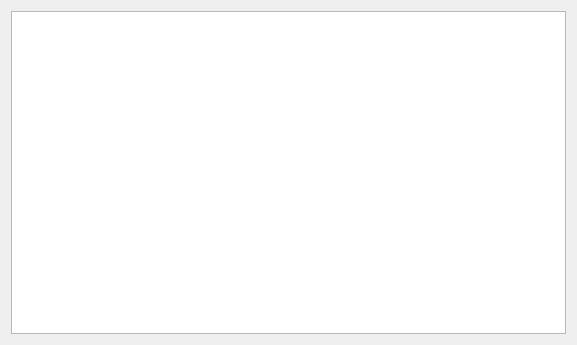
<?xml version="1.0" encoding="UTF-8"?>
<ui version="4.0">
 <class>DialogUnitCellSolutions</class>
 <widget class="QDialog" name="DialogUnitCellSolutions">
  <property name="geometry">
   <rect>
    <x>0</x>
    <y>0</y>
    <width>577</width>
    <height>345</height>
   </rect>
  </property>
  <property name="sizePolicy">
   <sizepolicy hsizetype="Expanding" vsizetype="Expanding">
    <horstretch>0</horstretch>
    <verstretch>0</verstretch>
   </sizepolicy>
  </property>
  <property name="minimumSize">
   <size>
    <width>100</width>
    <height>100</height>
   </size>
  </property>
  <property name="maximumSize">
   <size>
    <width>1000000</width>
    <height>1000000</height>
   </size>
  </property>
  <property name="windowTitle">
   <string>Unit-cells</string>
  </property>
  <property name="windowOpacity">
   <double>0.900000000000000</double>
  </property>
  <layout class="QGridLayout" name="gridLayout">
   <item row="0" column="0">
    <widget class="QTableView" name="tableView">
     <property name="sizePolicy">
      <sizepolicy hsizetype="Expanding" vsizetype="Expanding">
       <horstretch>0</horstretch>
       <verstretch>0</verstretch>
      </sizepolicy>
     </property>
    </widget>
   </item>
  </layout>
 </widget>
 <resources/>
 <connections/>
</ui>
